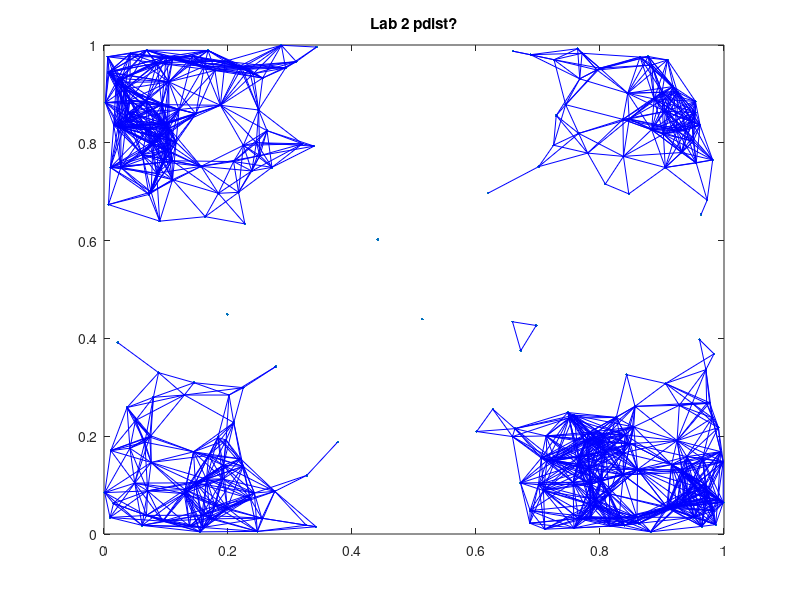
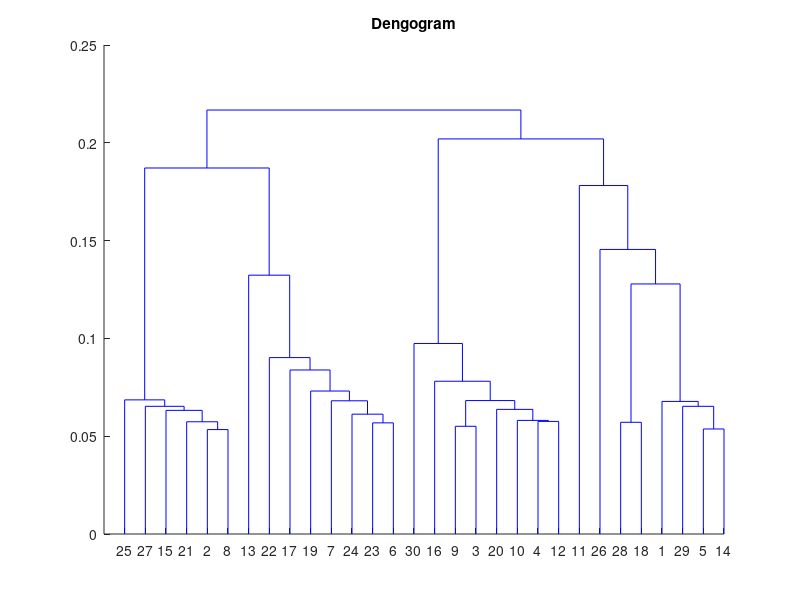

The MATLAB script that drew these images, in order:
clc;
clear;
rng(100);
data = load('cluster_data.mat');
data = cell2mat(struct2cell(data));
t = 0.1;
x = data(:,1);
y = data(:,2);
figure
plot(data(:,1), data(:,2), '.'); 
pairwisedist2 = pdist2(data, data); 
[p1, p2] = find(tril(pairwisedist2 <= t & pairwisedist2 > 0));
hold on;
indexpairs = [p1, p2]';
plot(x(indexpairs), y(indexpairs), '-b')
title("Lab 2 pdist?")

figure
Z = linkage(data); 
T = cluster(Z,'maxclust',4);
cutoff = median([Z(end-2,3) Z(end-1,3)]);
dendrogram(Z,'ColorThreshold',cutoff)
title("Dengogram")